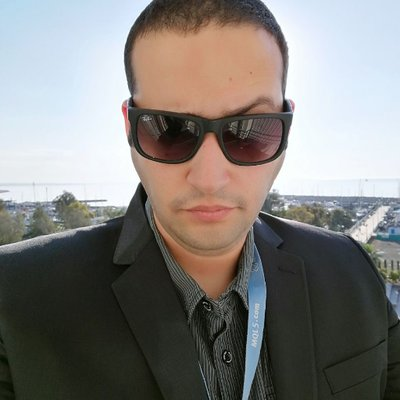
#> input picture face_detection/images/AwesomeEK.jpg, 400 x 400 px
$ python detect_face.py images/AwesomeEK.jpg   (older library calls are emulated)
#> lines starting #> are read from the running program, lines starting #| are printed output that depends on the picture; after the words box and inside, x2 and y2 are one past the last pixel; in counts of white or black regions, pixels touching at a corner belong together
import cv2
import sys
import os
import urllib.request
from urllib.error import URLError


def get_face_count(image_path, cascade_path):
    # Create the haar cascade
#> called with image_path = 'images/AwesomeEK.jpg'
    face_cascade = cv2.CascadeClassifier(cascade_path)

    # Read the image
    image = cv2.imread(image_path)
#> image is the input picture: shape (400, 400, 3); mean B, G, R 123.3, 126.5, 129.4
    gray = cv2.cvtColor(image, cv2.COLOR_BGR2GRAY)
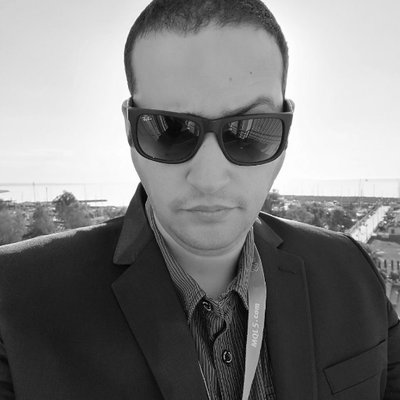
#> gray: shape (400, 400); min 1, max 255, mean 127

    # Detect faces in the image
    faces = face_cascade.detectMultiScale(
        gray,
        scaleFactor=1.1,
        minNeighbors=5,
        minSize=(30, 30)
        # flags = cv2.CV_HAAR_SCALE_IMAGE
    )
#> faces = [[109, 69, 201, 201]]

    if len(faces) > 0:
        for (x, y, w, h) in faces:
            cv2.rectangle(image, (x, y), (x + w, y + h), (0, 255, 0), 2)
#> this loop made 1 pass
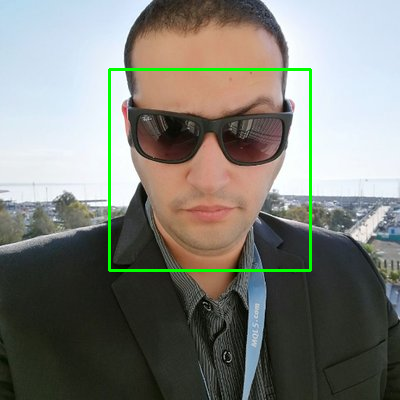
#> image: shape (400, 400, 3); 1.5% of pixels changed, all inside (x1, y1, x2, y2) = (108, 68, 312, 272)

        cv2.imshow("Faces found", image)
        cv2.waitKey(0)

    return len(faces)


def detect_face(image_url):
    try:
        image_path, headers = urllib.request.urlretrieve(image_url)
        cascades = ["haarcascade_frontalface_default.xml",
                    "haarcascade_profileface.xml",
                    "haarcascade_upperbody.xml",
                    "haarcascade_fullbody.xml"]

        face_count = 0
        for cascade in cascades:
            print("Detecting with {0}".format(cascade))
            face_count = get_face_count(image_path, 'face_detection/haarcascades/' + cascade)
#> face_count = 1
            if face_count > 0:
                break

        os.remove(image_path)
        print("Found {0} faces".format(face_count))
#| Found 1 faces

        return face_count > 0
    except URLError as e:
        print(e)
        return 0


# Get user supplied values
imageUrl = sys.argv[1]
if detect_face(imageUrl):
    print('\033[32m\033[1mFace found\033[0m')
else:
    print('\033[31m\033[1mNo face found\033[0m')

$ run again, on face_detection/images/Fulhamaway.jpg
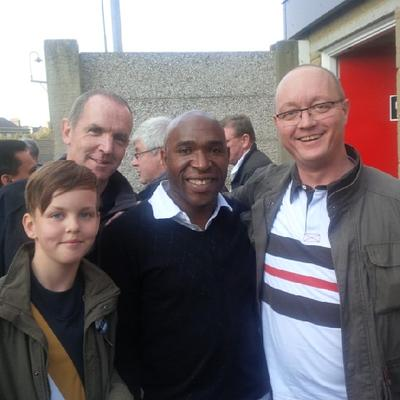
#> input picture face_detection/images/Fulhamaway.jpg, 400 x 400 px
#> in get_face_count, image is the input picture: shape (400, 400, 3); mean B, G, R 114.9, 111.7, 120.6
#> in get_face_count, `gray = cv2.cvtColor(image, cv2.COLOR_BGR2GRAY)`:
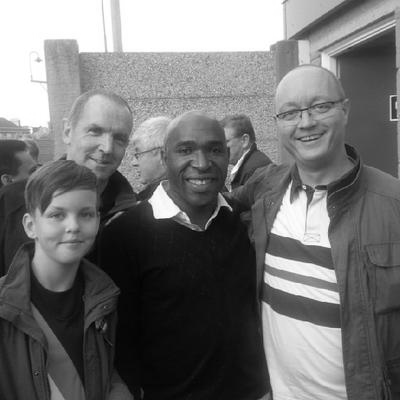
#> gray: shape (400, 400); min 1, max 255, mean 114.7
#> faces = [[118, 131, 57, 57], [165, 124, 68, 68], [34, 187, 72, 72], [267, 78, 80, 80], [71, 106, 70, 70]]
#> the loop in get_face_count, `for (x, y, w, h) in faces:` made 5 passes
#> after the loop in get_face_count, `for (x, y, w, h) in faces:`:
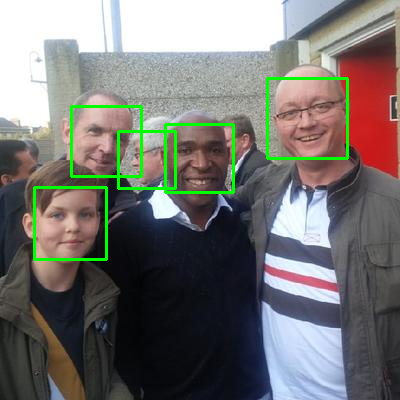
#> image: shape (400, 400, 3); 2.57% of pixels changed, all inside (x1, y1, x2, y2) = (33, 77, 349, 261)
#> face_count = 5
#| Found 5 faces
